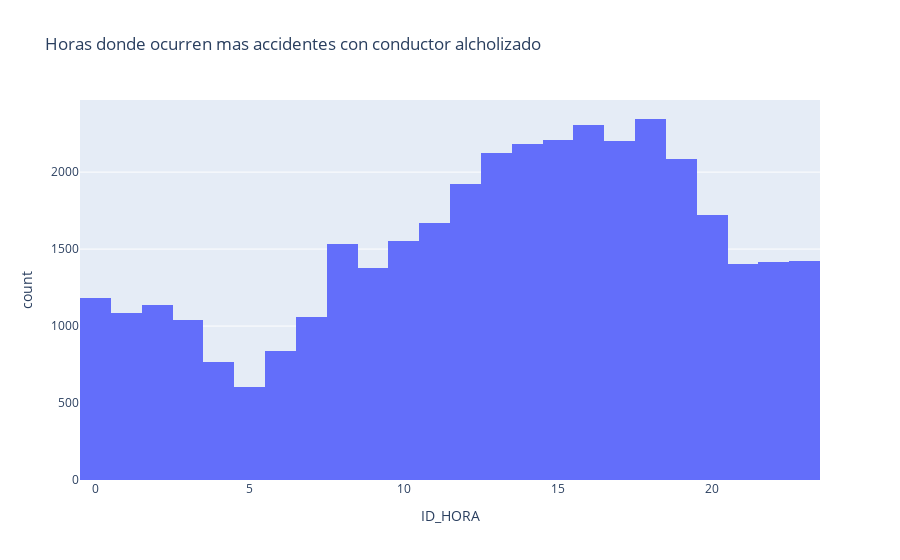

Write notebook code for a chart like this one.
### Code cell
# fig = px.histogram(df_Sonora[df_Sonora["ALIENTO"] == "Sí"], x="ID_HORA", title="Horas donde ocurren mas accidentes con conductor alcholizado")
fig = px.histogram(df_Sonora[df_Sonora["MES"] == 12], x="ID_HORA", title="Horas donde ocurren mas accidentes con conductor alcholizado")
fig.show()

### Figure 1 — Plotly figure (JSON) as saved in the notebook; plotly's stock layout.template omitted (floating-point values rounded to 4 significant figures; data arrays with more than 128 entries replaced by an {"elided": "..."} marker saying what was removed)
{"data": [{"alignmentgroup": "True", "bingroup": "x", "hovertemplate": "ID_HORA=%{x}<br>count=%{y}<extra></extra>", "legendgroup": "", "marker": {"color": "#636efa", "pattern": {"shape": ""}}, "name": "", "offsetgroup": "", "orientation": "v", "showlegend": false, "type": "histogram", "x": {"elided": "37170 int values"}, "xaxis": "x", "yaxis": "y"}], "layout": {"barmode": "relative", "legend": {"tracegroupgap": 0}, "title": {"text": "Horas donde ocurren mas accidentes con conductor alcholizado"}, "xaxis": {"anchor": "y", "domain": [0, 1], "title": {"text": "ID_HORA"}}, "yaxis": {"anchor": "x", "domain": [0, 1], "title": {"text": "count"}}}}
